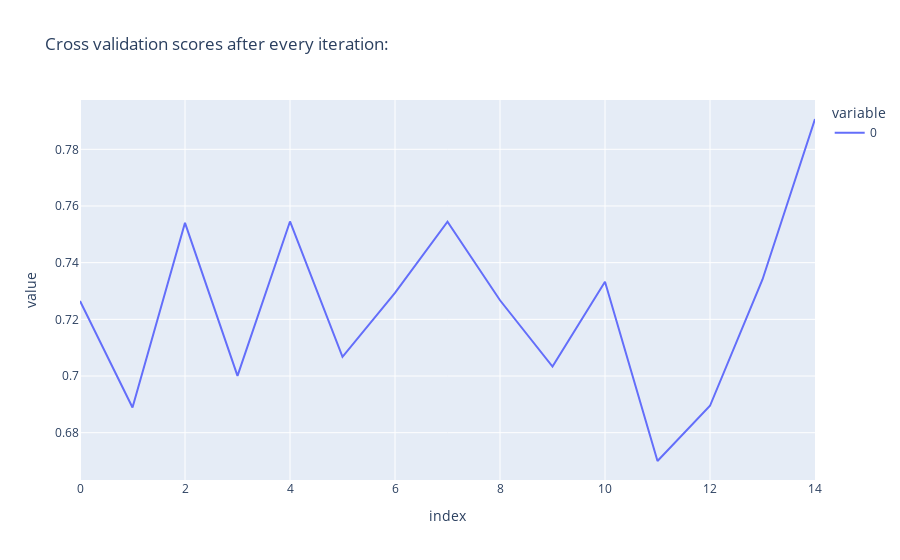

The cell this chart's notebook holds for it:
### Code cell
clf = SVC(probability=True)
clf.fit(X_train_scaled, y_train)
cv = RepeatedStratifiedKFold(n_splits=5, n_repeats=3)
scores = cross_val_score(clf, X, y, cv=cv, scoring='roc_auc')
px.line(scores, title='Cross validation scores after every iteration: ',
        labels=dict(x="No of iterations"))

### Figure 1 — Plotly figure (JSON) as saved in the notebook; plotly's stock layout.template omitted (floating-point values rounded to 4 significant figures)
{"data": [{"hovertemplate": "variable=0<br>index=%{x}<br>value=%{y}<extra></extra>", "legendgroup": "0", "line": {"color": "#636efa", "dash": "solid"}, "marker": {"symbol": "circle"}, "mode": "lines", "name": "0", "orientation": "v", "showlegend": true, "type": "scatter", "x": [0, 1, 2, 3, 4, 5, 6, 7, 8, 9, 10, 11, 12, 13, 14], "xaxis": "x", "y": [0.7265, 0.6889, 0.7541, 0.7001, 0.7545, 0.7068, 0.7293, 0.7544, 0.7267, 0.7033, 0.7333, 0.67, 0.6895, 0.7341, 0.7907], "yaxis": "y"}], "layout": {"autosize": true, "legend": {"title": {"text": "variable"}, "tracegroupgap": 0}, "title": {"text": "Cross validation scores after every iteration: "}, "xaxis": {"anchor": "y", "autorange": true, "domain": [0, 1], "range": [0, 14], "title": {"text": "index"}, "type": "linear"}, "yaxis": {"anchor": "x", "autorange": true, "domain": [0, 1], "range": [0.6633, 0.7974], "title": {"text": "value"}, "type": "linear"}}}
